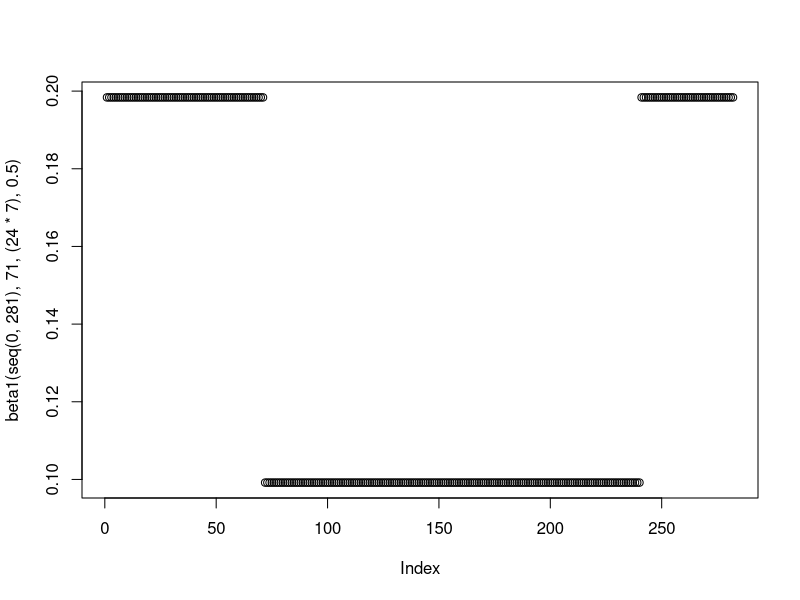
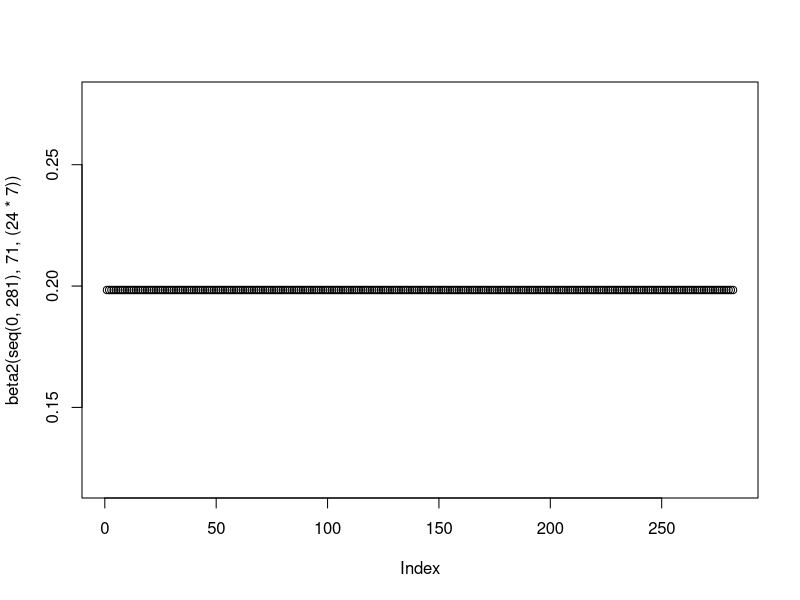

The R script that drew these images, in order: (Note: this script raises an error after producing the figures.)
rm(list=ls())
library("deSolve"); library("ggplot2"); library("cowplot"); library("reshape2"); library("dplyr"); library("RColorBrewer")

#### Model Functions ####
#Function for the generation time/(1/gamma) parameter
GenTime <- function(T2, R0) {
  G = T2 * ((R0-1)/log(2))
  return(G)
}

#Function to model intervention - currently set at baseline - added additional functionality to it
beta1 <- function(time, tstart1, tdur1, scaling) {
  ifelse((time >= tstart1 & time <= tstart1+tdur1),
         (1.7*(1/(GenTime(3.3,2.8))))*scaling, #Intervention
         ifelse((time >= tstart1+tdur1 & time <= 281), 
                (1.7*(1/(GenTime(3.3,2.8)))), #After Intervention
                (1.7*(1/(GenTime(3.3,2.8)))) #Before Intervention
         )
  )
}

plot(beta1(seq(0,281), 71, (24*7), 0.5))

beta2 <- function(time, tstart1, tdur1, scaling) {
  ifelse((time >= tstart1 & time <= tstart1+tdur1), #Phase 1
         (1.7*(1/(GenTime(3.3,2.8)))), #Intervention
         ifelse((time >= tstart1+tdur1 & time <= 281), 
                (1.7*(1/(GenTime(3.3,2.8)))), #After Intervention
                (1.7*(1/(GenTime(3.3,2.8)))) #Before Intervention
         )
  )
}

plot(beta2(seq(0,281), 71, (24*7)))

#Function for Shielded/non-Shielded Pop
SIRS <- function(time, state, parameters) {
  with(as.list(c(state, parameters)), {
    dSv = - beta1(time,tstart1,tdur1,scaling)*Iv*Sv - beta1(time,tstart1,tdur1,scaling)*Inv*Sv + zeta*Rv
    
    dSnv = - beta2*Inv*Snv - beta2*Iv*Snv + zeta*Rnv
    
    dIv = beta1(time,tstart1,tdur1,scaling)*Iv*Sv + beta1(time,tstart1,tdur1,scaling)*Inv*Sv - gamma*Iv
    
    dInv =  beta2*Inv*Snv + beta2*Iv*Snv - gamma*Inv
    
    dRv = gamma*Iv - zeta*Rv
    
    dRnv = gamma*Inv - zeta*Rnv
    
    dRv = gamma*Iv - zeta*Rv
    
    dCv = beta1(time,tstart1,tdur1,scaling)*Iv*Sv + beta1(time,tstart1,tdur1,scaling)*Inv*Sv

    return(list(c(dSv, dSnv, dIv, dInv, dRv, dRnv, dCv)))
  })
}

#### Testing the Model Structure + Obtaining Specific Information from Model Runs ####

#Initial Conditions and Times

init <- c(Sv = 0.20, Snv = 0.80-0.0001, Iv = 0, Inv = 0.0001, Rv= 0, Rnv = 0, Cv = 0)
times <- seq(0,281,by = 1)
parms = c(gamma = 1/(GenTime(3.3,2.8)), 
          zeta = 1/365,
          tstart1 = 71, 
          tdur1 = 24*7,
          scaling = 0, #CAN VARY THIS - DEPENDING ON FACTOR EXPLORED
          beta2 = 1.7*(1/(GenTime(3.3,2.8))))

out1 <- data.frame(ode(y = init, func = SIRS, times = times, parms = parms))
out1$Iv <- out1$Iv/0.20
out1$Inv <- out1$Inv/0.80
out1$Rv <- out1$Rv/0.20
out1$Rnv <- out1$Rnv/0.80
out1$Cv <- out1$Cv/0.20
out1$Beta1 <- beta1(seq(0,281), 71, (24*7), 0) #VARY THIS ASWELL
out1$Beta2 <- 1.7*(1/(GenTime(3.3,2.8)))
colnames(out1) <- c("Time", "Suscv", "Suscnv","Infected_Iv", "Infected_Inv", "Recovv", "Recovnv", "Cv", "Beta1", "Beta2")

#### Introducing the Intervention ####

scaling  <- c(0, 0.2, 0.4, 0.6, 0.8, 1)
scalingdata <- data.frame(matrix(nrow = 0, ncol = 7))

for(i in 1:length(scaling)) {
  temp <- data.frame(matrix(nrow = length(seq(0,281)), ncol = 7))
  init <- c(Sv = 0.2, Snv = (0.8)-0.0001, Iv = 0, Inv = 0.0001, Rv= 0, Rnv = 0, Cv = 0)
  times <- seq(0,281,by = 1)
  parms = c(gamma = 1/(GenTime(3.3,2.8)), 
            zeta = 1/365,
            tstart1 = 71, 
            tdur1 = 24*7,
            scaling = scaling[i],
            beta2 = 1.7*(1/(GenTime(3.3,2.8))))
  out1 <- data.frame(ode(y = init, func = SIRS, times = times, parms = parms))
  out1$Iv <- out1$Iv/0.2
  out1$Inv <- out1$Inv/0.8
  temp[,1] <- as.factor(1-scaling[i])
  temp[,2] <- out1$time
  temp[,3] <- out1$Iv
  temp[,4] <- out1$Inv
  temp[,5] <- out1$Rv + out1$Rnv
  temp[,6] <- beta1(seq(0,281), 71, (24*7), scaling[i])
  temp[,7] <- 1.7*(1/(GenTime(3.3,2.8)))
  scalingdata <- rbind.data.frame(scalingdata, temp)
}

colnames(scalingdata) <- c("Intervention_Magnitude", "Time", "Infected_Iv", "Infected_Inv", "Recov", "Beta1", "Beta2")

statsinfecv <- melt(scalingdata, id.vars = c("Intervention_Magnitude", "Time"), measure.vars = c("Infected_Iv"))
statsinfecv$Intervention_Magnitude <- factor(statsinfecv$Intervention_Magnitude, levels=c("0", "0.2", "0.4", "0.8", "1", "0.6"))

statsinfecnv <- melt(scalingdata, id.vars = c("Intervention_Magnitude", "Time"), measure.vars = c("Infected_Inv"))
statsinfecnv$Intervention_Magnitude <- factor(statsinfecnv$Intervention_Magnitude, levels=c("0", "0.2", "0.4", "0.8", "1", "0.6"))

statsrecov <- melt(scalingdata, id.vars = c("Intervention_Magnitude", "Time"), measure.vars = c("Recov"))
statsrecov$Intervention_Magnitude <- factor(statsrecov$Intervention_Magnitude, levels=c("0", "0.2", "0.4", "0.8", "1", "0.6"))

statsbeta1 <- melt(scalingdata, id.vars =  c("Intervention_Magnitude", "Time"), measure.vars = c("Beta1"))
statsbeta1$Intervention_Magnitude <- factor(statsbeta1$Intervention_Magnitude, levels=c("0", "0.2", "0.4", "0.8", "1", "0.6"))

#### Aggregated Plots ####

pinfv <- ggplot(data = statsinfecv, aes(x = (Time), y = value, col = Intervention_Magnitude)) + geom_line(size = 1.02, stat = "identity") +
  labs(x ="Time (Days)", y = "Proportion of Vulnerable Infected") + scale_y_continuous(limits = c(0,0.125) ,  expand = c(0,0)) +
  theme(legend.position = "none", legend.title = element_text(size=14), legend.text=element_text(size=14),  axis.text=element_text(size=14),
        axis.title.y=element_text(size=11),axis.title.x= element_blank(), 
        legend.spacing.x = unit(0.3, 'cm'), plot.margin=unit(c(0.7,0.7,0.8,0.8),"cm")) + scale_x_continuous(expand = c(0, 0)) + labs(color='Intervention Efficacy (%)') + 
  annotate("rect", xmin = as.numeric(parms[3]), xmax = as.numeric(parms[3])+24*7, ymin = 0, ymax = 0.125, alpha = .1, fill = "darkred") + 
  scale_color_manual(breaks = c("0", "0.2", "0.4", "0.6", "0.8", "1"),
                    values = c("#A6CEE3", "#1F78B4", "#B2DF8A", "#33A02C", "#FB9A99", "#E31A1C", "#FDBF6F"), 
                    labels = c("0", "0.2", "0.4","0.6", "0.8","1"))

pinfnv <- ggplot(data = statsinfecnv, aes(x = (Time), y = value, col = Intervention_Magnitude)) + geom_line(size = 1.02, stat = "identity") +
  labs(x ="Time (Days)", y = "Proportion of non-Vulnerable Infected") + scale_y_continuous(limits = c(0,0.125) ,  expand = c(0,0)) +
  theme(legend.position = "none", legend.title = element_text(size=14), legend.text=element_text(size=14),  axis.text=element_text(size=14),
        axis.title.y=element_text(size=11),axis.title.x= element_blank(), 
        legend.spacing.x = unit(0.3, 'cm'), plot.margin=unit(c(0.7,0.7,0.8,0.8),"cm")) + scale_x_continuous(expand = c(0, 0)) + 
  labs(color='Intervention Efficacy (%)')  + 
  annotate("rect", xmin = as.numeric(parms[3]), xmax = as.numeric(parms[3])+24*7, ymin = 0, ymax = 0.125, alpha = .1, fill = "darkred") + 
  scale_color_manual(breaks = c("0", "0.2", "0.4", "0.6", "0.8", "1"),
                     values = c("#A6CEE3", "#1F78B4", "#B2DF8A", "#33A02C", "#FB9A99", "#E31A1C", "#FDBF6F"), 
                     labels = c("0", "0.2", "0.4","0.6", "0.8","1"))

prec <- ggplot(data = statsrecov, aes(x = (Time), y = value, col = Intervention_Magnitude)) + geom_line(size = 1.02, stat = "identity") +
  labs(x ="Time (Days)", y = "Proportion Recovered") + scale_y_continuous(limits = c(0,1) ,  expand = c(0,0)) +
  theme(legend.position = "none", legend.title = element_text(size=14), legend.text=element_text(size=14),  axis.text=element_text(size=14),
        axis.title.y=element_text(size=11), axis.title.x= element_blank(), 
        legend.spacing.x = unit(0.3, 'cm'), plot.margin=unit(c(0.7,0.7,0.8,0.8),"cm")) + scale_x_continuous(expand = c(0, 0)) + 
  annotate("rect", xmin = as.numeric(parms[3]), xmax = as.numeric(parms[3])+24*7, ymin = 0, ymax = 1, alpha = .1, fill = "darkred") + 
  scale_color_manual(breaks = c("0", "0.2", "0.4", "0.6", "0.8", "1"),
                     values = c("#A6CEE3", "#1F78B4", "#B2DF8A", "#33A02C", "#FB9A99", "#E31A1C", "#FDBF6F"), 
                     labels = c("0", "0.2", "0.4","0.6", "0.8","1"))

pbeta <- ggplot(data = statsbeta1, aes(x = (Time), y = value, col = Intervention_Magnitude)) + geom_line(size = 1.02, stat = "identity") +
  labs(x ="Time (Days)", y = "??1") + scale_y_continuous(limits = c(0,0.35) ,  expand = c(0,0)) +
  theme(legend.position = "bottom", legend.title = element_text(size=14), axis.text=element_text(size=14), axis.title.y=element_text(size=14), axis.title.x = element_text(size=14),
        legend.spacing.x = unit(0.3, 'cm'), legend.text=element_text(size=14), plot.margin=unit(c(0.7,0.7,0.8,0.8),"cm")) +
  scale_x_continuous(expand = c(0, 0)) + guides(fill=guide_legend(nrow=2,byrow=TRUE))  + labs(color='Intervention Efficacy') + 
  scale_color_manual(breaks = c("0", "0.2", "0.4", "0.6", "0.8", "1"),
                     values = c("#A6CEE3", "#1F78B4", "#B2DF8A", "#33A02C", "#FB9A99", "#E31A1C", "#FDBF6F"), 
                     labels = c("0", "0.2", "0.4","0.6", "0.8","1"))

ggarrange(pinfv,
          pinfnv,
          prec,
          pbeta,
          nrow = 4,
          heights = c(0.3,0.3, 0.3, 0.3))


#### Seperated Plots ####

ggplot(data = statsinfecv, aes(x = (Time), y = value, col = Intervention_Magnitude)) + geom_line(size = 1.02, stat = "identity") +
  labs(x ="Time (Days)", y = "Proportion of Vulnerable Infected") + scale_y_continuous(limits = c(0,0.125) ,  expand = c(0,0)) +
  theme(legend.position = "bottom", legend.title = element_text(size=14), legend.text=element_text(size=14),  axis.text=element_text(size=14),
        axis.title.y=element_text(size=14),axis.title.x= element_text(size=14), 
        legend.spacing.x = unit(0.3, 'cm'), plot.margin=unit(c(0.7,0.7,0.8,0.8),"cm")) + scale_x_continuous(expand = c(0, 0)) + labs(color='Intervention Efficacy (%)') + 
  annotate("rect", xmin = as.numeric(parms[3]), xmax = as.numeric(parms[3])+24*7, ymin = 0, ymax = 0.125, alpha = .1, fill = "darkred") + labs(color='Intervention Efficacy') +  
  scale_color_manual(breaks = c("0", "0.2", "0.4", "0.6", "0.8", "1"),
                     values = c("#A6CEE3", "#1F78B4", "#B2DF8A", "#33A02C", "#FB9A99", "#E31A1C", "#FDBF6F"), 
                     labels = c("0", "0.2", "0.4","0.6", "0.8","1"))

ggplot(data = statsinfecnv, aes(x = (Time), y = value, col = Intervention_Magnitude)) + geom_line(size = 1.02, stat = "identity") +
  labs(x ="Time (Days)", y = "Proportion of non-Vulnerable Infected") + scale_y_continuous(limits = c(0,0.125) ,  expand = c(0,0)) +
  theme(legend.position = "bottom", legend.title = element_text(size=14), legend.text=element_text(size=14),  axis.text=element_text(size=14),
        axis.title.y=element_text(size=14),axis.title.x= element_text(size=14), 
        legend.spacing.x = unit(0.3, 'cm'), plot.margin=unit(c(0.7,0.7,0.8,0.8),"cm")) + scale_x_continuous(expand = c(0, 0)) + 
  labs(color='Intervention Efficacy (%)')  + 
  annotate("rect", xmin = as.numeric(parms[3]), xmax = as.numeric(parms[3])+24*7, ymin = 0, ymax = 0.125, alpha = .1, fill = "darkred") + labs(color='Intervention Efficacy') + 
  scale_color_manual(breaks = c("0", "0.2", "0.4", "0.6", "0.8", "1"),
                     values = c("#A6CEE3", "#1F78B4", "#B2DF8A", "#33A02C", "#FB9A99", "#E31A1C", "#FDBF6F"), 
                     labels = c("0", "0.2", "0.4","0.6", "0.8","1"))

ggplot(data = statsrecov, aes(x = (Time), y = value, col = Intervention_Magnitude)) + geom_line(size = 1.02, stat = "identity") +
  labs(x ="Time (Days)", y = "Proportion Recovered") + scale_y_continuous(limits = c(0,1) ,  expand = c(0,0)) +
  theme(legend.position = "bottom", legend.title = element_text(size=14), legend.text=element_text(size=14),  axis.text=element_text(size=14),
        axis.title.y=element_text(size=14), axis.title.x= element_text(size=14), 
        legend.spacing.x = unit(0.3, 'cm'), plot.margin=unit(c(0.7,0.7,0.8,0.8),"cm")) + scale_x_continuous(expand = c(0, 0)) + labs(color='Intervention Efficacy') + 
  annotate("rect", xmin = as.numeric(parms[3]), xmax = as.numeric(parms[3])+24*7, ymin = 0, ymax = 1, alpha = .1, fill = "darkred") + 
  scale_color_manual(breaks = c("0", "0.2", "0.4", "0.6", "0.8", "1"),
                     values = c("#A6CEE3", "#1F78B4", "#B2DF8A", "#33A02C", "#FB9A99", "#E31A1C", "#FDBF6F"), 
                     labels = c("0", "0.2", "0.4","0.6", "0.8","1"))

ggplot(data = statsbeta1, aes(x = (Time), y = value, col = Intervention_Magnitude)) + geom_line(size = 1.02, stat = "identity") +
  labs(x ="Time (Days)", y = "??1") + scale_y_continuous(limits = c(0,0.35) ,  expand = c(0,0)) +
  theme(legend.position = "bottom", legend.title = element_text(size=14), axis.text=element_text(size=14), axis.title.y=element_text(size=14), axis.title.x = element_text(size=14),
        legend.spacing.x = unit(0.3, 'cm'), legend.text=element_text(size=14), plot.margin=unit(c(0.7,0.7,0.8,0.8),"cm")) +
  scale_x_continuous(expand = c(0, 0)) + guides(fill=guide_legend(nrow=2,byrow=TRUE))  + labs(color='Intervention Efficacy') + 
  scale_color_manual(breaks = c("0", "0.2", "0.4", "0.6", "0.8", "1"),
                     values = c("#A6CEE3", "#1F78B4", "#B2DF8A", "#33A02C", "#FB9A99", "#E31A1C", "#FDBF6F"), 
                     labels = c("0", "0.2", "0.4","0.6", "0.8","1"))
